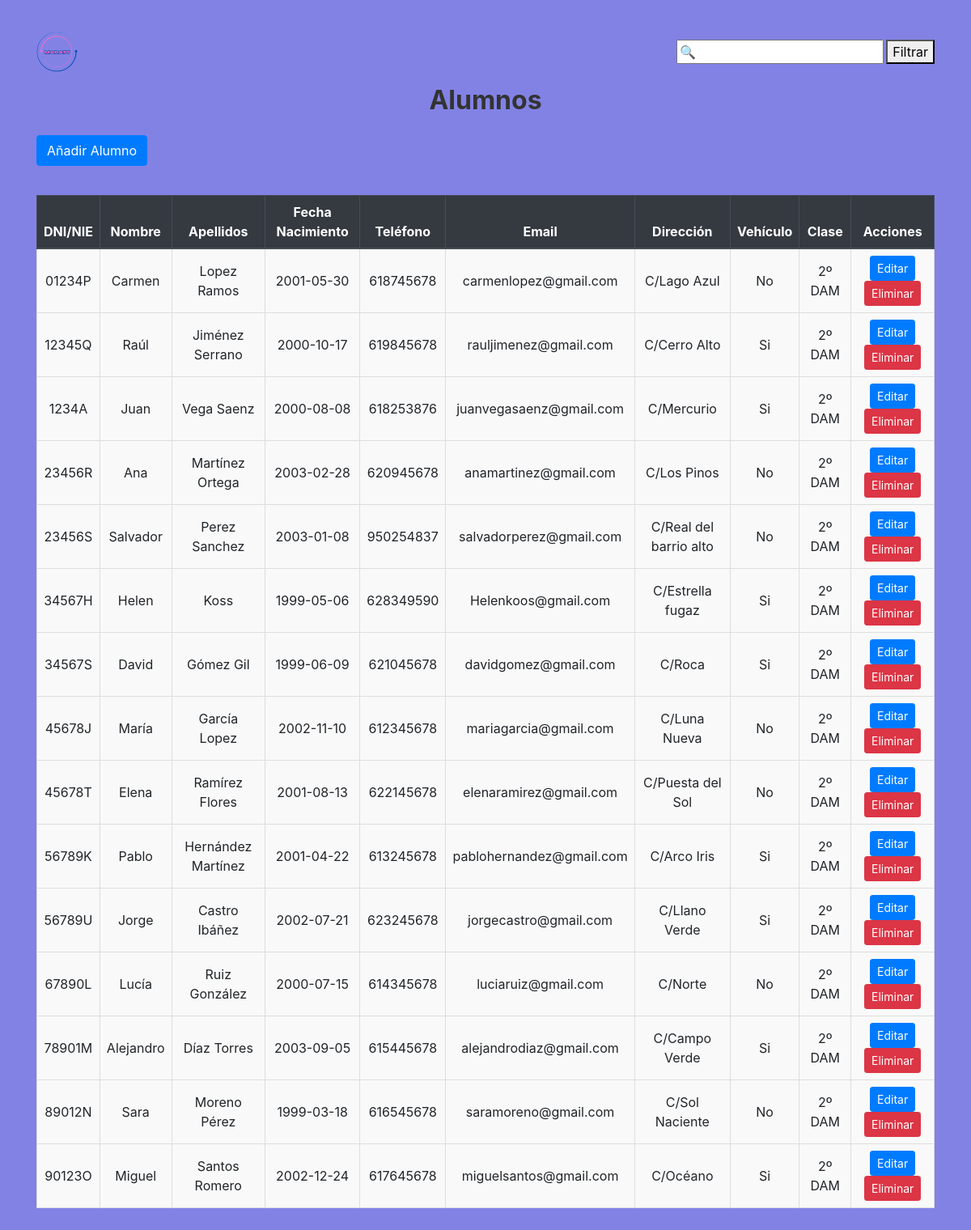
Page /code/alumnos.php on the committed database.
### tables this page shows
CREATE TABLE alumnos (
	dni_nie char(9) PRIMARY KEY,
	nombre VARCHAR(100) not null,
	apellido1 VARCHAR(100) not null,
	apellido2 VARCHAR(100),
	fecha_nacimiento DATE,
	telefono VARCHAR(50),
	email VARCHAR(255),
	direccion VARCHAR(255),
	vehiculo ENUM('Si','No'),
	clase enum('2º DAM', '1º DAM', '2º SMR', '1º SMR'),
	dni_tutor CHAR(9),
	id_empresa int UNSIGNED,
	FOREIGN KEY (id_empresa) REFERENCES empresas(id),
	FOREIGN KEY (dni_tutor) REFERENCES profesores(dni_nie) ON DELETE SET NULL ON UPDATE CASCADE
);

### code/alumnos.php (the view, shortened to what this page needs)
<?php
require 'conexion.php';
$query = "SELECT dni_nie, nombre, apellido1, apellido2, fecha_nacimiento, telefono, email, direccion, vehiculo, clase
          FROM alumnos";
$result = $mysqli->query($query);
?>
<!DOCTYPE html>
<html lang="es">
<head>
    <link rel="stylesheet" href="https://stackpath.bootstrapcdn.com/bootstrap/4.5.2/css/bootstrap.min.css">
    <link rel="stylesheet" href="alumno.css">
</head>
<body>
    <div class="container container-alumnos my-4">
        <header class="d-flex justify-content-between align-items-center mb-3">
            <img src="logo.png" alt="logo" style="height: 50px;">
            <div class="busqueda">
                <input type="text" id="searchFilter" placeholder="🔍">
                <button id="searchButton">Filtrar</button>
            </div>
        </header>
        <h1 class="page-title text-center mb-4">Alumnos</h1>
        <div class="mb-3">
            <a href="gestionAlumno.php" class="btn btn-primary">Añadir Alumno</a>
        </div>
        <div class="table-responsive">
            <table class="table table-hover table-alumnos">
                <thead class="thead-dark">
                    <tr>
                        <th>DNI/NIE</th>
                        <th>Nombre</th>
                        <th>Apellidos</th>
                        <th>Fecha Nacimiento</th>
                        <th>Teléfono</th>
                        <th>Email</th>
                        <th>Dirección</th>
                        <th>Vehículo</th>
                        <th>Clase</th>
                        <th>Acciones</th>
                    </tr>
                </thead>
                <tbody>
                    <?php if ($result->num_rows > 0): ?>
                        <?php while ($alumno = $result->fetch_assoc()): ?>
                            <tr>
                                <td><?php echo htmlspecialchars($alumno['dni_nie']); ?></td>
                                <td><?php echo htmlspecialchars($alumno['nombre']); ?></td>
                                <td><?php echo htmlspecialchars($alumno['apellido1'] . ' ' . $alumno['apellido2']); ?></td>
                                <td><?php echo htmlspecialchars($alumno['fecha_nacimiento']); ?></td>
                                <td><?php echo htmlspecialchars($alumno['telefono']); ?></td>
                                <td><?php echo htmlspecialchars($alumno['email']); ?></td>
                                <td><?php echo htmlspecialchars($alumno['direccion']); ?></td>
                                <td><?php echo htmlspecialchars($alumno['vehiculo']); ?></td>
                                <td><?php echo htmlspecialchars($alumno['clase']); ?></td>
                                <td>
                                    <a href="gestionAlumno.php?dni_nie=<?php echo urlencode($alumno['dni_nie']); ?>" class="btn btn-sm btn-primary">Editar</a>
                                    <form method="POST" style="display: inline;" onsubmit="return confirm('¿Está seguro de que desea eliminar este alumno?');">
                                        <button type="submit" name="delete" class="btn btn-sm btn-danger">Eliminar</button>
                                    </form>
                                </td>
                            </tr>
                        <?php endwhile; ?>
                    <?php else: ?>
                        <tr>
                            <td colspan="10" class="text-center">No hay alumnos registrados.</td>
                        </tr>
                    <?php endif; ?>
                </tbody>
            </table>
        </div>
    </div>
</body>
</html>

### code/alumno.css (style rules this page uses)
body { background-color: #8282e5; }
.container-alumnos { padding: 15px; }
header { display: flex; justify-content: space-between; align-items: center; margin-bottom: 20px; background-color: #8282e5; }
header img { height: 50px; }
header .busqueda { font-size: 16px; font-weight: bold; color: #555; }
.page-title { text-align: center; font-size: 2em; font-weight: bold; color: #333; margin-bottom: 20px; }
.table-alumnos { margin-top: 20px; border-collapse: collapse; width: 100%; overflow-x: auto; }
.table-alumnos th, .table-alumnos td { text-align: center; vertical-align: middle; padding: 8px; border: 1px solid #ddd; }
.table-alumnos thead th { background-color: #343a40; color: #fff; font-weight: bold; }
.table-alumnos tbody tr:nth-child(odd) { background-color: #f9f9f9; }
.table-alumnos tbody tr:nth-child(even) { background-color: #f9f9f9; }

### rows in the picture
alumnos: dni_nie "01234P", nombre "Carmen", apellido1+apellido2 "Lopez Ramos", fecha_nacimiento "2001-05-30", telefono "618745678", email "carmenlopez@gmail.com", direccion "C/Lago Azul", vehiculo "No", clase "2º DAM"
alumnos: dni_nie "12345Q", nombre "Raúl", apellido1+apellido2 "Jiménez Serrano", fecha_nacimiento "2000-10-17", telefono "619845678", email "rauljimenez@gmail.com", direccion "C/Cerro Alto", vehiculo "Si", clase "2º DAM"
alumnos: dni_nie "1234A", nombre "Juan", apellido1+apellido2 "Vega Saenz", fecha_nacimiento "2000-08-08", telefono "618253876", email "juanvegasaenz@gmail.com", direccion "C/Mercurio", vehiculo "Si", clase "2º DAM"
alumnos: dni_nie "23456R", nombre "Ana", apellido1+apellido2 "Martínez Ortega", fecha_nacimiento "2003-02-28", telefono "620945678", email "anamartinez@gmail.com", direccion "C/Los Pinos", vehiculo "No", clase "2º DAM"
alumnos: dni_nie "23456S", nombre "Salvador", apellido1+apellido2 "Perez Sanchez", fecha_nacimiento "2003-01-08", telefono "950254837", email "salvadorperez@gmail.com", direccion "C/Real del barrio alto", vehiculo "No", clase "2º DAM"
alumnos: dni_nie "34567H", nombre "Helen", apellido1+apellido2 "Koss", fecha_nacimiento "1999-05-06", telefono "628349590", email "Helenkoos@gmail.com", direccion "C/Estrella fugaz", vehiculo "Si", clase "2º DAM"
alumnos: dni_nie "34567S", nombre "David", apellido1+apellido2 "Gómez Gil", fecha_nacimiento "1999-06-09", telefono "621045678", email "davidgomez@gmail.com", direccion "C/Roca", vehiculo "Si", clase "2º DAM"
alumnos: dni_nie "45678J", nombre "María", apellido1+apellido2 "García Lopez", fecha_nacimiento "2002-11-10", telefono "612345678", email "mariagarcia@gmail.com", direccion "C/Luna Nueva", vehiculo "No", clase "2º DAM"
alumnos: dni_nie "45678T", nombre "Elena", apellido1+apellido2 "Ramírez Flores", fecha_nacimiento "2001-08-13", telefono "622145678", email "elenaramirez@gmail.com", direccion "C/Puesta del Sol", vehiculo "No", clase "2º DAM"
alumnos: dni_nie "56789K", nombre "Pablo", apellido1+apellido2 "Hernández Martínez", fecha_nacimiento "2001-04-22", telefono "613245678", email "pablohernandez@gmail.com", direccion "C/Arco Iris", vehiculo "Si", clase "2º DAM"
alumnos: dni_nie "56789U", nombre "Jorge", apellido1+apellido2 "Castro Ibáñez", fecha_nacimiento "2002-07-21", telefono "623245678", email "jorgecastro@gmail.com", direccion "C/Llano Verde", vehiculo "Si", clase "2º DAM"
alumnos: dni_nie "67890L", nombre "Lucía", apellido1+apellido2 "Ruiz González", fecha_nacimiento "2000-07-15", telefono "614345678", email "luciaruiz@gmail.com", direccion "C/Norte", vehiculo "No", clase "2º DAM"
alumnos: dni_nie "78901M", nombre "Alejandro", apellido1+apellido2 "Díaz Torres", fecha_nacimiento "2003-09-05", telefono "615445678", email "alejandrodiaz@gmail.com", direccion "C/Campo Verde", vehiculo "Si", clase "2º DAM"
alumnos: dni_nie "89012N", nombre "Sara", apellido1+apellido2 "Moreno Pérez", fecha_nacimiento "1999-03-18", telefono "616545678", email "saramoreno@gmail.com", direccion "C/Sol Naciente", vehiculo "No", clase "2º DAM"
alumnos: dni_nie "90123O", nombre "Miguel", apellido1+apellido2 "Santos Romero", fecha_nacimiento "2002-12-24", telefono "617645678", email "miguelsantos@gmail.com", direccion "C/Océano", vehiculo "Si", clase "2º DAM"
